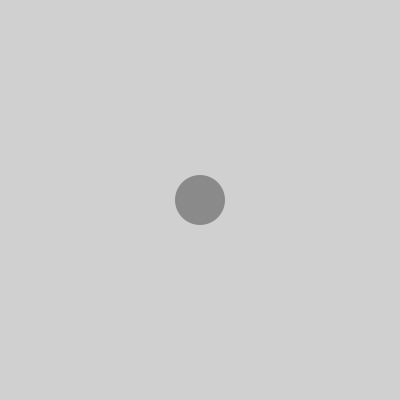
Frame 1 (no input)
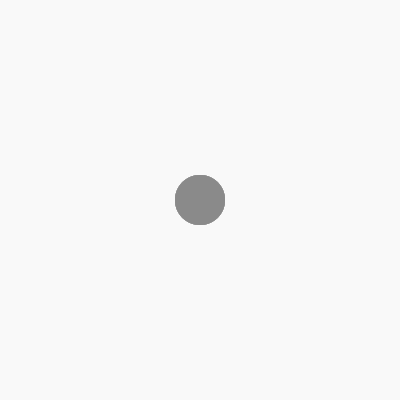
Frame 60 (the mouse pressed at the canvas centre just before this capture)
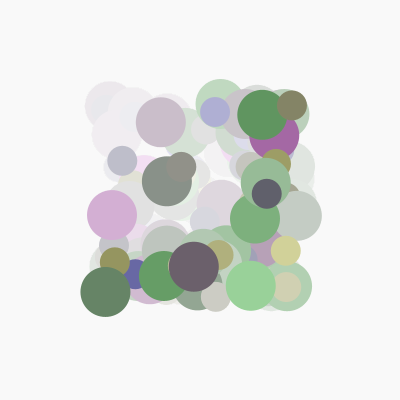
Frame 120 (the mouse held since frame 60 and released just before this capture)

The Processing sketch that drew these frames (run headless with seeded random() and noise(); from frame 60 on, the mouse is pressed at the canvas centre):

// Processing sketch: processing_36790
// ── processing_36790.pde

void setup() {
  size(400, 400);
  smooth();
  noStroke();
}
void draw() {
  
  float mX = mouseX / 400.0;  
  float x = random (200 - 200 * mX,mX*200+200);
  float y = random (200 - 200 * mX,mX*200+200);
  
  float r = random(128 - mX * 128,128 + mX * 127);
  float b = random(128 - mX * 128,128 + mX * 127);
 
  fill(r,b,r);
  ellipse (x,y, 50,50);
  fill(b,b,r);
  ellipse (y,x,30,30);
   
  fill (255, 255, 255, (1-mX)*20);
  rect (0,0,400,400);
 
}
